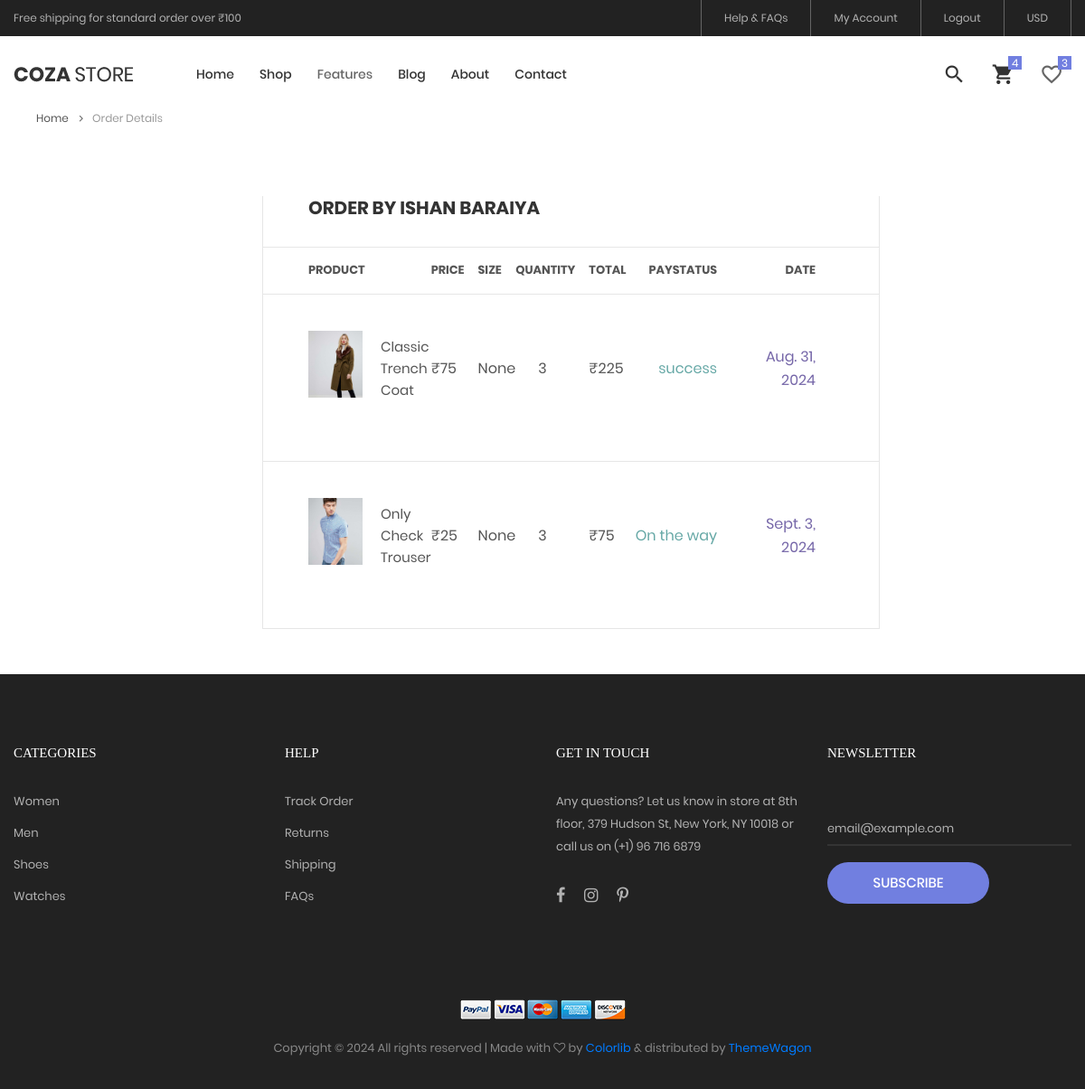
The page /orders (signed in) on the database as committed earlier.
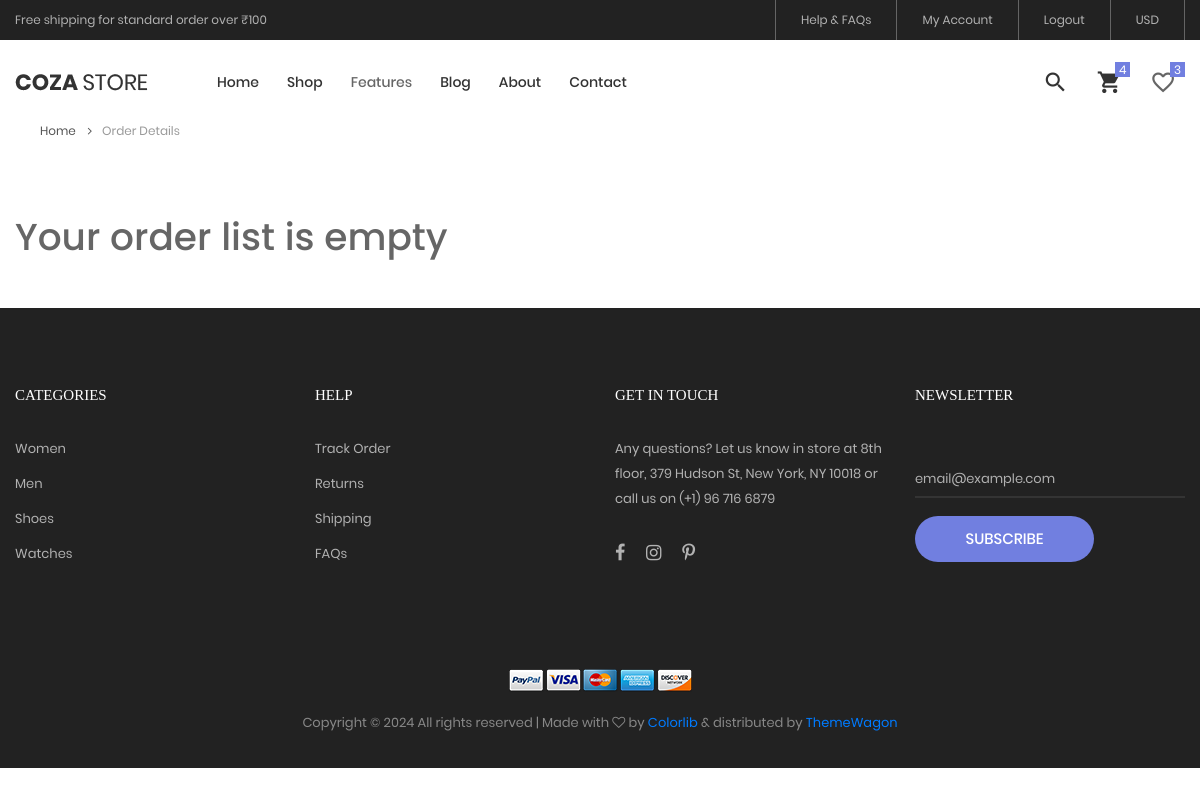
The same page on the database as committed later.
### my_app/models.py (models this page shows, shortened)
class signup(models.Model):
    name=models.CharField(max_length=30,blank=True,null=True)
    email=models.EmailField(unique=True,blank=True,null=True)
    otp=models.CharField(max_length=6,default=0,blank=True,null=True)
    password=models.CharField(max_length=30, null=True)
    img = models.ImageField(upload_to="media", blank=True, null=True)
    def __str__(self) -> str:
        return self.name

class order(models.Model):
    user_id = models.ForeignKey(signup,on_delete=models.CASCADE,null=True,blank=True)
    address_id = models.ForeignKey(Billing_detail,on_delete=models.CASCADE,null=True)
    order_id = models.CharField(max_length=60, blank=True, null=True)
    name = models.CharField(max_length=50,null=True,blank=True)
    img = models.ImageField(null=True,blank=True)
    description = models.CharField(max_length=50,null=True,blank=True)
    size = models.CharField(max_length=50,null=True,blank=True)
    quantity = models.IntegerField()
    price = models.IntegerField()
    status = models.CharField(choices=choice,max_length=50,null=True,blank=True)
    total_price = models.IntegerField(default=1,null=True,blank=True)
    time = models.DateTimeField(auto_now_add=True,blank=True,null=True)
    add_date = models.DateTimeField(blank=True,null=True)

### my_app/views.py (the view)
# urls.py: path('orders', hv.orders, name='orders'),
def orders(request):
    if 'email' in request.session:
        uid = signup.objects.get(email= request.session['email'])
        get_order  = order.objects.filter(user_id=uid)
        get_cart  = add_to_cart.objects.filter(user_id=uid)
        get_cart_count = add_to_cart.objects.filter(user_id=uid).count()
        get_wishlist = wish_list.objects.filter(user_id = uid)
        get_wishlist_count = wish_list.objects.filter(user_id=uid).count()
        contaxt = {"get_order": get_order, "uid": uid, "get_cart": get_cart, "get_cart_count" :get_cart_count,
                   "get_wishlist": get_wishlist, "get_wishlist_count": get_wishlist_count}
    return render(request, "order.html", contaxt)

### my_app/templates/order.html (shortened to what this page needs)
{% extends 'index.html' %}
{% load static %}
{% block content %}
    <div class="container" style="padding-top: 50px;">
        <div class="bread-crumb flex-w p-l-25 p-r-15 p-t-30 p-lr-0-lg">
            <a href="{% url 'index' %}" class="stext-109 cl8 hov-cl1 trans-04">
                Home
                <i class="fa fa-angle-right m-l-9 m-r-10" aria-hidden="true"></i>
            </a>
            <span class="stext-109 cl4">
                Order Details
            </span>
        </div>
    </div>
    <div class="container p-t-75">
        {% if get_order %}
        <div class="row">
            <div class="col-lg-10 col-xl-7 m-lr-auto m-b-50">
                <div class="m-l-25 m-r--38 m-lr-0-xl">
                    <div class="wrap-table-shopping-cart">
                        <h4 class="mtext-109 cl2 p-b-30 p-l-50">
                            Order  By  {{ uid }}
                        </h4>
                        <table class="table-shopping-cart">
                            <tr class="table_head">
                                <th class="column-1">Product</th>
                                <th class="column-2"></th>
                                <th class="column-3 p-r-15">Price</th>
                                <th class="column-3">Size</th>
                                <th class="column-3">Quantity</th>
                                <th class="column-3 p-l-15">Total</th>
                                <th class="column-6 p-l-25">Paystatus</th>
                                <th class="column-7">Date</th>
                            {% for i in get_order %}
                            </tr>
                            <tr class="table_row">
                                <td class="column-1">
                                    <div class="how-itemcart1">
                                        <img src="{{ i.img.url }}" alt="IMG">
                                    </div>
                                </td>
                                <td class="column-2">{{ i.name }}</td>
                                <td class="column-3">&#8377;{{ i.price }}</td>
                                <td class="column-3">{{ i.size }}</td>
                                <td class="column-3 p-l-25">{{ i.quantity }}</td>
                                <td class="column-3 p-l-15">&#8377;{{ i.total_price }}</td>
                                <td class="column-6">{{ i.status }}</td>
                                <td class="column-7 p-r-30">{{ i.add_date.date }}</td>
                            </tr>
                            {% endfor %}
                            {% else %}
                                <h1 class="m-b-50">Your order list is empty</h1>
                            {% endif %}
                        </table>
                    </div>
                </div>
            </div>
        </div>
    </div>
{% endblock %}

Rows that differ between the two databases and show on the page:
no longer on this page (row unchanged): signup: name "ISHAN BARAIYA"
removed order: img (picture), name "Classic Trench Coat", price "75", size "None", quantity "3", total_price "225", status "success", add_date "Aug. 31, 2024"
removed order: img (picture), name "Only Check Trouser", price "25", size "None", quantity "3", total_price "75", status "On the way", add_date "Sept. 3, 2024"
Other text that changed with them:
text no longer shown: "ORDER BY PRODUCT PRICE SIZE QUANTITY TOTAL PAYSTATUS DATE"
text now shown: "Your order list is empty"
